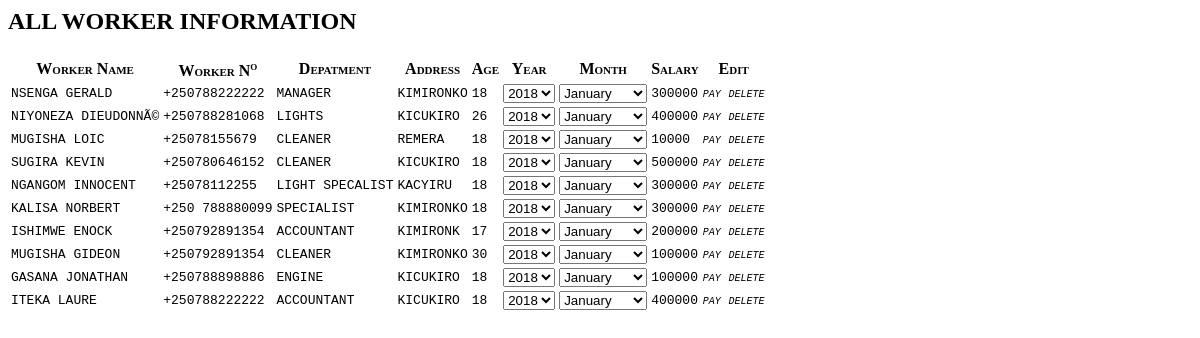
/content/view_worker_content.php, run on the app's committed database.
### tables this page shows
CREATE TABLE `workers_information` (
  `worker_name` text NOT NULL,
  `worker_phone_no` varchar(20) NOT NULL,
  `worker_proffessional` varchar(100) NOT NULL,
  `worker_address` varchar(50) NOT NULL,
  `worker_age` int(3) NOT NULL,
  `worker_salary` varchar(6) NOT NULL,
  `worker_status` int(6) NOT NULL,
  `worker_registration_date` varchar(100) NOT NULL,
  `worker_id` int(100) NOT NULL,
  `worker_country` text NOT NULL,
  `worker_national_id` text NOT NULL
);

### content/view_worker_content.php (the view, shortened to what this page needs)
<div class="container">
  		<h2 id="page_title">ALL WORKER INFORMATION</h2>
  		<div class="table-responsive">
  		<table class="table table-hover">
    		<thead>
      			<tr>
        			<th>Worker Name</th>
        			<th>Worker N<sup>o</sup></th>
        			<th>Depatment</th>
        			<th>Address</th>
              <th>Age</th>
              <th>Year</th>
		          <th>Month</th>
		          <th>Salary</th>
		          <th>Edit</th>
      			</tr>
    		</thead>
    		<tbody>
        			<?php
                global $connection;
                $query="SELECT * FROM workers_information WHERE worker_name!='NONE'";
                $result=mysqli_query($connection,$query);
                if ($result) {
                  while ($row=mysqli_fetch_assoc($result)) {
                    $worker_id=$row['worker_id'];
                    $worker_name=$row['worker_name'];
                    $worker_phone_number=$row['worker_phone_no'];
                    $worker_proffesion=$row['worker_proffessional'];
                    $worker_address=$row['worker_address'];
                    $worker_age=$row['worker_age'];
                    $worker_salary=$row['worker_salary'];
              ?>
              <tr>
                <td><span class="glyphicon glyphicon-user" style="color: blue"> </span> <?php echo $worker_name; ?></td>
                <td><?php echo $worker_phone_number; ?></td>
                <td><span class="label label-success"><?php echo $worker_proffesion; ?></span></td>
                <td><?php echo $worker_address; ?></td>
                <td><?php echo $worker_age; ?></td>
                <td>
                  <select id="year">
                      <option value="2018">2018</option>
                  </select>
                </td>
                <td>
                  <select id="month" onchange="select_according_to_month(<?php echo $worker_id; ?>);">
                      <option value="January">January</option>
                  </select>
                </td>
                <td><?php echo $worker_salary; ?></td>
                <td>
                    <a class="btn btn-primary" id="worker_pay" title="PayWorker" onclick="pay_worker(<?php echo $worker_id; ?>)"><i>PAY</i></a>
                    <a class="btn btn-warning" id="worker_remove" onclick="worker_remove(<?php echo $worker_id; ?>)" title="DeleteRecord"><i>DELETE</i></a>
                </td>
              </tr>
              <?php
                  }}
              ?>
    		</tbody>
  		</table>
</div>

### content/view_worker_content.php (style rules this page uses)
.container { width: auto; }
.container table { margin-top: 10px; }
.container table thead tr th { font-variant: small-caps; font-family: consolas; }
.container table tr td #worker_remove,#worker_pay { width: 60px; font-size: 10px; align-items: center; border:0; height: 20px; border-radius: 2px; }
.container table tr td i { margin-bottom: 20px; }
.container table tbody tr td { text-transform: uppercase; font-family: monospace; }

### data on the page
workers_information: worker_name "NSENGA GERALD", worker_phone_no "+250788222222", worker_proffessional "MANAGER", worker_address "KIMIRONKO", worker_age "18", worker_id "January", worker_salary "300000"
workers_information: worker_name "NIYONEZA DIEUDONNÃ©", worker_phone_no "+250788281068", worker_proffessional "LIGHTS", worker_address "KICUKIRO", worker_age "26", worker_id "January", worker_salary "400000"
workers_information: worker_name "MUGISHA LOIC", worker_phone_no "+25078155679", worker_proffessional "CLEANER", worker_address "REMERA", worker_age "18", worker_id "January", worker_salary "10000"
workers_information: worker_name "SUGIRA KEVIN", worker_phone_no "+250780646152", worker_proffessional "CLEANER", worker_address "KICUKIRO", worker_age "18", worker_id "January", worker_salary "500000"
workers_information: worker_name "NGANGOM INNOCENT", worker_phone_no "+25078112255", worker_proffessional "LIGHT SPECALIST", worker_address "KACYIRU", worker_age "18", worker_id "January", worker_salary "300000"
workers_information: worker_name "KALISA NORBERT", worker_phone_no "+250 788880099", worker_proffessional "SPECIALIST", worker_address "KIMIRONKO", worker_age "18", worker_id "January", worker_salary "300000"
workers_information: worker_name "ISHIMWE ENOCK", worker_phone_no "+250792891354", worker_proffessional "ACCOUNTANT", worker_address "KIMIRONK", worker_age "17", worker_id "January", worker_salary "200000"
workers_information: worker_name "MUGISHA GIDEON", worker_phone_no "+250792891354", worker_proffessional "CLEANER", worker_address "KIMIRONKO", worker_age "30", worker_id "January", worker_salary "100000"
workers_information: worker_name "GASANA JONATHAN", worker_phone_no "+250788898886", worker_proffessional "ENGINE", worker_address "KICUKIRO", worker_age "18", worker_id "January", worker_salary "100000"
workers_information: worker_name "ITEKA LAURE", worker_phone_no "+250788222222", worker_proffessional "ACCOUNTANT", worker_address "KICUKIRO", worker_age "18", worker_id "January", worker_salary "400000"
